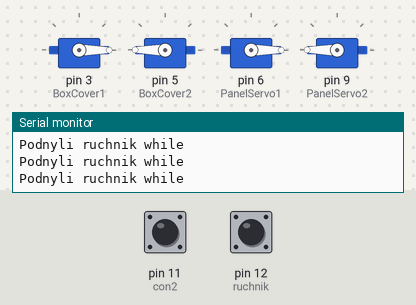
Bench run of a sketch on a simulated Arduino Uno, built with avr-gcc and run on an emulated ATmega328P. Parts: 4 × servo, the last lines printed to the serial monitor. The test bench sets the inputs (shaded band); at power-on: pin 12 (ruchnik) LOW, pin 11 (con2) HIGH.

Above: at 6.3 s.
6.4 s: pin 12 (ruchnik) pulled HIGH for 0.15 s
At 7.3 s:
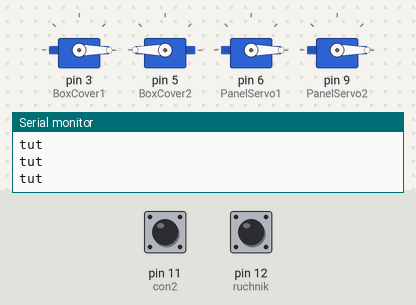
9.5 s: pin 11 (con2) pulled LOW for 0.15 s
At 11.4 s:
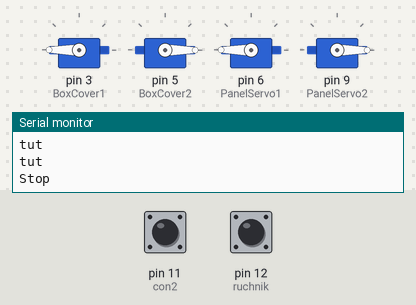
At 12.4 s:
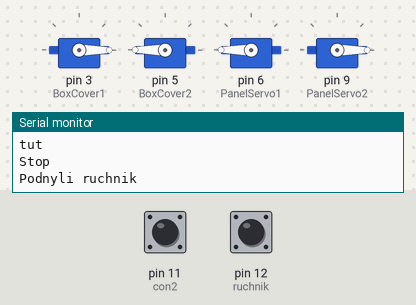
Timing chart, 0 to 16.1 s (numbered marks = the images above; inputs shaded):
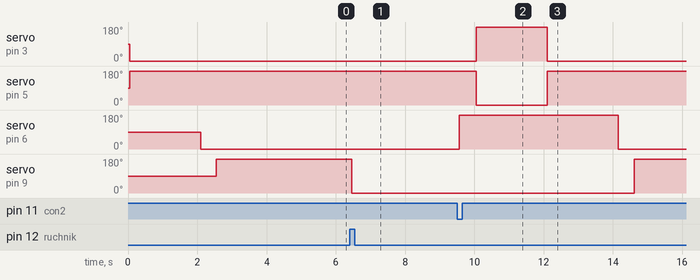

The sketch:

Ser_gotovo.ino
```cpp
/*
   Программа управления сервами 4 мотора . Транзисторы коммутируют питание GND
   Версия 1.0
  26.08.20 Корректировка прошивки, собрана установка
  05.10.20 Корректировка углов поворота сервю
  29.09.21 Корректировкис
  Поднимаем ручник - замкнуто. Должна спрятаться приборка.
  Опускаем ручник - разомкнуто. Должна выехать приборка.
*/
#include <Servo.h>
//Создаем переменные серво
#define DEBUG 1 //1- посылаем в сериал, 0 не отсылаем
//Выезжает спидометр
Servo BoxCover1;
Servo BoxCover2;
//Крышка спидометра
Servo PanelServo1;
Servo PanelServo2;

int angle1 = 0;     // Переменная,в которой хранится положение первого сервопривода
int interval1 = 10; // Интервал времени, через который будет производиться поворот первого сервопривода на один градус

int angle2 = 0;     // Переменная,в которой хранится положение второго сервопривода
int interval2 = 20; // Интервал времени, через который будет производиться поворот второго сервопривода на один градус
int pin = 2;
bool flag = true;
int n = 3;

//Описание переменных концевиков
int con1 = 10; //Концевик поворота крышки
int con2 = 11; //Концевик заезда крышки

int ruchnik = 12;

//Управление питанием
int PowerSer1 = 2;
int PowerSer2 = 4;
int PowerSer3 = 7;
int PowerSer4 = 8; //Выезжает крышка

void setup()
{
#ifdef DEBUG
  Serial.begin(9600);
#endif

  BoxCover1.attach(3);
  BoxCover2.attach(5);
//  Крышка приборки
  PanelServo1.attach(6);
  PanelServo2.attach(9);

  pinMode(con1, INPUT_PULLUP);
  pinMode(con2, INPUT_PULLUP);
  pinMode(ruchnik, INPUT_PULLUP);
  //Транзисторы управления питанием
  pinMode(PowerSer1, OUTPUT);
  pinMode(PowerSer2, OUTPUT);
  pinMode(PowerSer3, OUTPUT);
  pinMode(PowerSer4, OUTPUT);

  digitalWrite(PowerSer1, LOW);
  digitalWrite(PowerSer2, LOW);
  digitalWrite(PowerSer3, LOW);
  digitalWrite(PowerSer4, LOW);

  //Проверяем начальное положение
  /*
  Проверяем закрыта или нет крышка спидометра. Тут должен быть код который проверяет в каком положении система. Если она не "дома" то мы должны ее приввести домой.
  Необходимо учесть положение ручника. Минимизировать количество срабатываний.
  */
  //  if (digitalRead(con2) == HIGH)
  //  {
  //    delay(60);
  //    while (digitalRead(con2) == HIGH)
  //    {
  //      //Запускаем серву
  //      digitalWrite(PowerSer4, HIGH);
  //      PanelServo2.write(0);
  //      Serial.println("tut");
  //    }
  //    //Останавливаем серву
  //    digitalWrite(PowerSer4, LOW);
  //    PanelServo2.detach();
  //    Serial.println("Stop");
  //  }
  //  //Спидометр приехал вниз, теперь нужно закрыть крышку. Просто вращаем по времени
  //  digitalWrite(PowerSer3, HIGH);
  //  PanelServo1.write(0);
  //  delay(2000); //Вращаем определенное время
  //  digitalWrite(PowerSer3, LOW);
  //  PanelServo1.detach();
  //  //Возможно тут нужно будет поработать сервами , которые вращаются в разные стороны
  //  digitalWrite(PowerSer1, HIGH);
  //  digitalWrite(PowerSer2, HIGH);
  //  BoxCover1.write(180);
  //  BoxCover2.write(0);
  //  delay(2000);
  //  digitalWrite(PowerSer1, LOW);
  //  digitalWrite(PowerSer2, LOW);
  //  BoxCover1.detach();
  //  BoxCover2.detach();
}
void loop()
{
  //Ручник поднят
  if (!digitalRead(ruchnik))
  {
    delay(50);
    if (!digitalRead(ruchnik))
    {
#ifdef DEBUG
      Serial.println("Podnyli ruchnik");
#endif
      //Алгоритм который работает пока поднят ручник
      //Приборка поехала вниз
      BoxCover1.attach(3);
      BoxCover2.attach(5);
      digitalWrite(PowerSer1, HIGH);
      digitalWrite(PowerSer2, HIGH);
      BoxCover1.write(0);
      BoxCover2.write(180);
      delay(2000);
      digitalWrite(PowerSer1, LOW);
      digitalWrite(PowerSer2, LOW);
      BoxCover1.detach();
      BoxCover2.detach();
      delay(50);
      //Крышка открывается
      PanelServo1.attach(6);
      digitalWrite(PowerSer3, HIGH);
      PanelServo1.write(0);
      delay(400); //Вращаем определенное время. Крышка спидометра поднимается
      digitalWrite(PowerSer3, LOW);
      PanelServo1.detach();
      delay(50);
      //Крышка поехала вниз
      PanelServo2.attach(9);
      digitalWrite(PowerSer4, HIGH);
      PanelServo2.write(180);
      delay(3000);
      digitalWrite(PowerSer4, LOW);
      PanelServo2.detach();

      while (!digitalRead(ruchnik) == HIGH)
      {
#ifdef DEBUG
        Serial.println("Podnyli ruchnik while");
#endif
        delay(50);
      }
    }
  }
  else
  {
    //Ручник опущен
    //Алгоритм который работает пока поднят ручник
    //----------------------------------------------------
    if (digitalRead(con2) == HIGH)
    {
      delay(50);
      //Поехали пока не нажали концевик
      while (digitalRead(con2) == HIGH)
      {
        //Запускаем серву
        PanelServo2.attach(9);
        digitalWrite(PowerSer4, HIGH);
        PanelServo2.write(0);
#ifdef DEBUG
        Serial.println("tut");
#endif
      }
      //Останавливаем серву
      digitalWrite(PowerSer4, LOW);
      PanelServo2.detach();
#ifdef DEBUG
      Serial.println("Stop");
#endif
      delay(50);
      //Крышка спидометра закрывается
      PanelServo1.attach(6);
      digitalWrite(PowerSer3, HIGH);
      PanelServo1.write(180);
      delay(450); //Вращаем определенное время. Время открытия крышки спидометра. Двигатели постоянного вращения.
      digitalWrite(PowerSer3, LOW);
      PanelServo1.detach();
      delay(50);
      //Возможно тут нужно будет поработать сервами , которые вращаются в разные стороны
      //Движенпие панели приборов
      BoxCover1.attach(3);
      BoxCover2.attach(5);
      digitalWrite(PowerSer1, HIGH);
      digitalWrite(PowerSer2, HIGH);
      BoxCover1.write(180);
      BoxCover2.write(0);
      delay(2000);
      digitalWrite(PowerSer1, LOW);
      digitalWrite(PowerSer2, LOW);
      BoxCover1.detach();
      BoxCover2.detach();
    }

    //----------------------------------------------------
    //    while (digitalRead(ruchnik) == LOW)
    //    {
    //      delay(50);
    //    }
  }
}
```

Measured:
- after the input at 6.4 s, servo on pin 9 (PanelServo2): 180° → 0° after 0.05 s
- after the input at 9.5 s, servo on pin 3 (BoxCover1): 0° → 180° after 0.56 s, → 0° 2.1 s later; servo on pin 5 (BoxCover2): 180° → 0° after 0.56 s, → 180° 2.1 s later; servo on pin 6 (PanelServo1): 0° → 180° after 0.06 s, → 0° 4.6 s later; servo on pin 9 (PanelServo2): 0° → 180° after 5.1 s
